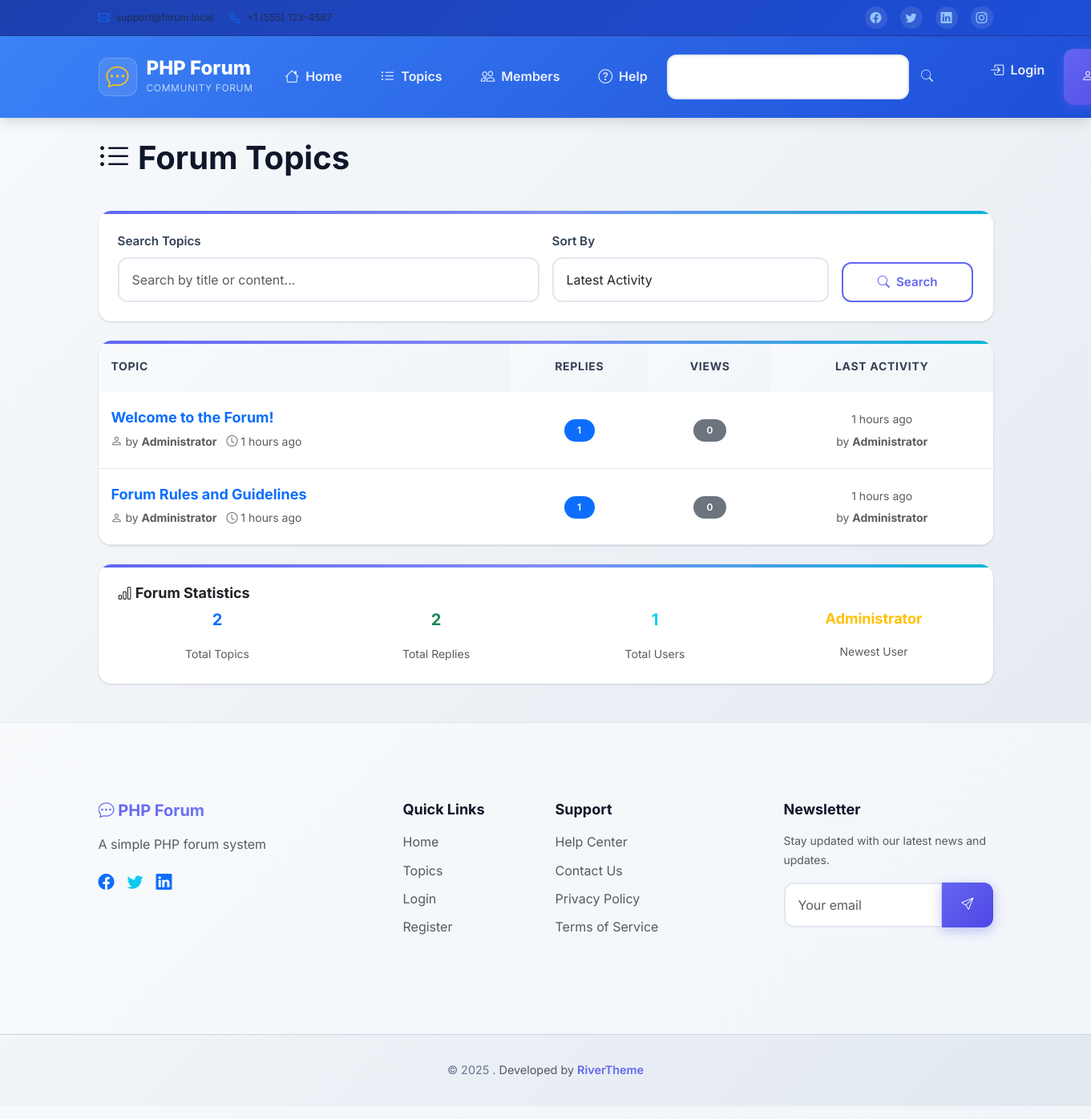
The app's page /public/forum/topics.php with its own data.
### tables this page shows
CREATE TABLE topics (
    id INT AUTO_INCREMENT PRIMARY KEY,
    title VARCHAR(255) NOT NULL,
    content TEXT NOT NULL,
    user_id INT NOT NULL,
    created_at TIMESTAMP DEFAULT CURRENT_TIMESTAMP,
    updated_at TIMESTAMP DEFAULT CURRENT_TIMESTAMP ON UPDATE CURRENT_TIMESTAMP,
    is_locked BOOLEAN DEFAULT FALSE,
    is_pinned BOOLEAN DEFAULT FALSE,
    view_count INT DEFAULT 0,
    reply_count INT DEFAULT 0,
    last_reply_at TIMESTAMP NULL,
    last_reply_user_id INT NULL,
    FOREIGN KEY (user_id) REFERENCES users(id) ON DELETE CASCADE,
    FOREIGN KEY (last_reply_user_id) REFERENCES users(id) ON DELETE SET NULL,
    INDEX idx_created_at (created_at),
    INDEX idx_user_id (user_id),
    INDEX idx_pinned_created (is_pinned, created_at),
    INDEX idx_last_reply (last_reply_at),
    FULLTEXT idx_title_content (title, content)
);

CREATE TABLE users (
    id INT AUTO_INCREMENT PRIMARY KEY,
    username VARCHAR(50) NOT NULL UNIQUE,
    email VARCHAR(100) NOT NULL UNIQUE,
    password_hash VARCHAR(255) NOT NULL,
    display_name VARCHAR(100) NOT NULL,
    join_date TIMESTAMP DEFAULT CURRENT_TIMESTAMP,
    last_login TIMESTAMP NULL,
    is_active BOOLEAN DEFAULT TRUE,
    user_role ENUM('user', 'moderator', 'admin') DEFAULT 'user',
    INDEX idx_username (username),
    INDEX idx_email (email),
    INDEX idx_active (is_active)
);

### includes/functions.php (called while the page is built, shortened)
<?php
function sanitize_input($input) {
    return htmlspecialchars(trim($input), ENT_QUOTES, 'UTF-8');
}
function time_ago($date) {
    $time = time() - strtotime($date);
    if ($time < 86400) return floor($time/3600) . ' hours ago';
    return format_date($date);
}
?>

### public/forum/topics.php (the view, shortened to what this page needs)
<?php
$page = max(1, (int)($_GET['page'] ?? 1));
$search = trim($_GET['search'] ?? '');
$sort = $_GET['sort'] ?? 'latest';
$where_clause = "WHERE 1=1";
$params = [];
$sort_clause = match($sort) {
    'oldest' => 'ORDER BY t.is_pinned DESC, t.created_at ASC',
    'replies' => 'ORDER BY t.is_pinned DESC, t.reply_count DESC, t.created_at DESC',
    'views' => 'ORDER BY t.is_pinned DESC, t.view_count DESC, t.created_at DESC',
    default => 'ORDER BY t.is_pinned DESC, t.last_reply_at DESC, t.created_at DESC'
};
$db = getDB();
$count_sql = "SELECT COUNT(*) FROM topics t $where_clause";
$stmt = $db->prepare($count_sql);
$stmt->execute($params);
$total_topics = $stmt->fetchColumn();
$pagination = get_pagination($total_topics, TOPICS_PER_PAGE, $page);
$offset = $pagination['offset'];
$sql = "
    SELECT t.*,
           u.username, u.display_name as author_name,
           lr_u.display_name as last_reply_author
    FROM topics t
    JOIN users u ON t.user_id = u.id
    LEFT JOIN users lr_u ON t.last_reply_user_id = lr_u.id
    $where_clause
    $sort_clause
    LIMIT ? OFFSET ?
";
$params[] = TOPICS_PER_PAGE;
$params[] = $offset;
$stmt = $db->prepare($sql);
$stmt->execute($params);
$topics = $stmt->fetchAll();
include '../../includes/header.php';
?>
<div class="d-flex justify-content-between align-items-center mb-4">
    <h1><i class="bi bi-list-ul"></i> Forum Topics</h1>
</div>
<div class="card mb-4">
    <div class="card-body">
        <form method="GET" action="" class="row g-3">
            <div class="col-md-6">
                <label for="search" class="form-label">Search Topics</label>
                <input type="text" class="form-control" id="search" name="search"
                       value="<?php echo sanitize_input($search); ?>"
                       placeholder="Search by title or content...">
            </div>
            <div class="col-md-4">
                <label for="sort" class="form-label">Sort By</label>
                <select class="form-select" id="sort" name="sort">
                    <option value="latest" <?php echo $sort === 'latest' ? 'selected' : ''; ?>>Latest Activity</option>
                </select>
            </div>
            <div class="col-md-2 d-flex align-items-end">
                <button type="submit" class="btn btn-outline-primary w-100">
                    <i class="bi bi-search"></i> Search
                </button>
            </div>
        </form>
    </div>
</div>
<?php if (empty($topics)): ?>
    <div class="alert alert-info">
        <i class="bi bi-info-circle"></i>
        <?php if (!empty($search)): ?>
            No topics found matching your search criteria.
        <?php else: ?>
            No topics have been created yet.
            <?php if (is_logged_in()): ?>
                <a href="create_topic.php">Create the first topic!</a>
            <?php else: ?>
                <a href="auth/login.php">Login</a> to create the first topic!
            <?php endif; ?>
        <?php endif; ?>
    </div>
<?php else: ?>
    <div class="card">
        <div class="table-responsive">
            <table class="table table-hover mb-0">
                <thead class="table-light">
                    <tr>
                        <th>Topic</th>
                        <th class="text-center d-none d-md-table-cell">Replies</th>
                        <th class="text-center d-none d-md-table-cell">Views</th>
                        <th class="text-center">Last Activity</th>
                    </tr>
                </thead>
                <tbody>
                    <?php foreach ($topics as $topic): ?>
                        <tr>
                            <td>
                                <div class="d-flex align-items-start">
                                    <div class="flex-grow-1">
                                        <h6 class="mb-1">
                                            <a href="view_topic.php?id=<?php echo $topic['id']; ?>" class="text-decoration-none">
                                                <?php echo sanitize_input($topic['title']); ?>
                                            </a>
                                        </h6>
                                        <small class="text-muted">
                                            <i class="bi bi-person"></i> by <strong><?php echo sanitize_input($topic['author_name']); ?></strong>
                                            <i class="bi bi-clock ms-2"></i> <?php echo time_ago($topic['created_at']); ?>
                                        </small>
                                    </div>
                                </div>
                            </td>
                            <td class="text-center d-none d-md-table-cell">
                                <span class="badge bg-primary"><?php echo $topic['reply_count']; ?></span>
                            </td>
                            <td class="text-center d-none d-md-table-cell">
                                <span class="badge bg-secondary"><?php echo $topic['view_count']; ?></span>
                            </td>
                            <td class="text-center">
                                <?php if ($topic['last_reply_at']): ?>
                                    <small class="text-muted">
                                        <?php echo time_ago($topic['last_reply_at']); ?><br>
                                        by <strong><?php echo sanitize_input($topic['last_reply_author']); ?></strong>
                                    </small>
                                <?php else: ?>
                                    <small class="text-muted">No replies</small>
                                <?php endif; ?>
                            </td>
                        </tr>
                    <?php endforeach; ?>
                </tbody>
            </table>
        </div>
    </div>
<?php endif; ?>
<div class="row mt-4">
    <div class="col-md-12">
        <div class="card">
            <div class="card-body">
                <h6 class="card-title"><i class="bi bi-bar-chart"></i> Forum Statistics</h6>
                <div class="row text-center">
                    <?php
                    $stmt = $db->query("SELECT COUNT(*) FROM topics");
                    $total_topics_count = $stmt->fetchColumn();
                    $stmt = $db->query("SELECT COUNT(*) FROM replies WHERE is_deleted = 0");
                    $total_replies_count = $stmt->fetchColumn();
                    $stmt = $db->query("SELECT COUNT(*) FROM users WHERE is_active = 1");
                    $total_users_count = $stmt->fetchColumn();
                    $stmt = $db->query("SELECT display_name FROM users WHERE is_active = 1 ORDER BY join_date DESC LIMIT 1");
                    $newest_user = $stmt->fetchColumn();
                    ?>
                    <div class="col-6 col-md-3">
                        <h5 class="text-primary"><?php echo $total_topics_count; ?></h5>
                        <small class="text-muted">Total Topics</small>
                    </div>
                    <div class="col-6 col-md-3">
                        <h5 class="text-success"><?php echo $total_replies_count; ?></h5>
                        <small class="text-muted">Total Replies</small>
                    </div>
                    <div class="col-6 col-md-3">
                        <h5 class="text-info"><?php echo $total_users_count; ?></h5>
                        <small class="text-muted">Total Users</small>
                    </div>
                    <div class="col-6 col-md-3">
                        <h6 class="text-warning"><?php echo sanitize_input($newest_user ?: 'None'); ?></h6>
                        <small class="text-muted">Newest User</small>
                    </div>
                </div>
            </div>
        </div>
    </div>
</div>
<?php include '../../includes/footer.php'; ?>

### public/css/style.css (style rules this page uses)
:root { --primary-color: #6366f1; --primary-dark: #4f46e5; --primary-light: #818cf8; --secondary-color: #64748b; --success-color: #10b981; --danger-color: #ef4444; --warning-color: #f59e0b; --info-color: #06b6d4; --light-color: #f8fafc; --dark-color: #1e293b; --gray-50: #f8fafc; --gray-100: #f1f5f9; --gray-200: #e2e8f0; --gray-300: #cbd5e1; --gray-400: #94a3b8; --gray-500: #64748b; --gray-600: #475569; --gray-700: #334155; --gray-800: #1e293b; --gray-900: #0f172a; --border-radius: 12px; --border-radius-lg: 16px; --border-radius-xl: 20px; --box-shadow: 0 1px 3px 0 rgba(0, 0, 0, 0.1), 0 1px 2px 0 rgba(0, 0, 0, 0.06); --box-shadow-lg: 0 10px 15px -3px rgba(0, 0, 0, 0.1), 0 4px 6px -2px rgba(0, 0, 0, 0.05); --box-shadow-xl: 0 20px 25px -5px rgba(0, 0, 0, 0.1), 0 10px 10px -5px rgba(0, 0, 0, 0.04); --transition: all 0.3s cubic-bezier(0.4, 0, 0.2, 1); --transition-fast: all 0.15s cubic-bezier(0.4, 0, 0.2, 1); }
* { box-sizing: border-box; }
body { font-family: 'Inter', -apple-system, BlinkMacSystemFont, 'Segoe UI', Roboto, 'Helvetica Neue', Arial, sans-serif; line-height: 1.7; color: var(--gray-800); background: linear-gradient(135deg, #f8fafc 0%, #e2e8f0 100%); min-height: 100vh; font-size: 16px; font-weight: 400; }
h1, h2, h3, h4, h5, h6 { font-weight: 700; line-height: 1.3; color: var(--gray-900); margin-bottom: 1rem; }
h1 { font-size: 2.5rem; }
h5 { font-size: 1.25rem; }
h6 { font-size: 1.125rem; }
.card { border: none; border-radius: var(--border-radius-lg); box-shadow: var(--box-shadow); transition: var(--transition); overflow: hidden; background: white; position: relative; }
.card::before { content: ''; position: absolute; top: 0; left: 0; right: 0; height: 4px; background: linear-gradient(90deg, var(--primary-color), var(--primary-light), var(--info-color)); }
.card-body { padding: 1.5rem; }
.btn { border-radius: var(--border-radius); font-weight: 600; padding: 0.75rem 1.5rem; transition: var(--transition); border: none; position: relative; overflow: hidden; text-decoration: none; display: inline-flex; align-items: center; justify-content: center; gap: 0.5rem; font-size: 0.95rem; }
.btn::before { content: ''; position: absolute; top: 0; left: -100%; width: 100%; height: 100%; background: linear-gradient(90deg, transparent, rgba(255, 255, 255, 0.3), transparent); transition: left 0.6s; }
.btn-outline-primary { border: 2px solid var(--primary-color); color: var(--primary-color); background: transparent; }
.form-control { border-radius: var(--border-radius); border: 2px solid var(--gray-200); padding: 0.875rem 1rem; transition: var(--transition); background: white; font-size: 1rem; }
.form-label { font-weight: 600; color: var(--gray-700); margin-bottom: 0.5rem; font-size: 0.95rem; }
.form-select { border-radius: var(--border-radius); border: 2px solid var(--gray-200); padding: 0.875rem 1rem; transition: var(--transition); background: white; }
.table { border-radius: var(--border-radius-lg); overflow: hidden; box-shadow: var(--box-shadow); background: white; }
.table-hover tbody tr { transition: var(--transition-fast); }
.table th { background: linear-gradient(135deg, var(--gray-50), var(--gray-100)); font-weight: 700; border: none; padding: 1.25rem 1rem; color: var(--gray-700); text-transform: uppercase; font-size: 0.875rem; letter-spacing: 0.05em; }
.table td { padding: 1.25rem 1rem; border: none; border-bottom: 1px solid var(--gray-200); vertical-align: middle; }
.badge { border-radius: 20px; padding: 0.5rem 1rem; font-weight: 600; font-size: 0.75rem; text-transform: uppercase; letter-spacing: 0.05em; }
.fade-in-up { animation: fadeInUp 0.6s ease-out; }

### records on screen
topics: title "Welcome to the Forum!", user.display_name "Administrator", created_at "1 hours ago", reply_count "1", view_count "0", last_reply_at "1 hours ago"
topics: title "Forum Rules and Guidelines", user.display_name "Administrator", created_at "1 hours ago", reply_count "1", view_count "0", last_reply_at "1 hours ago"
users: display_name "Administrator"

### other values on screen
SITE_NAME "PHP Forum"
$total_topics_count "2"
$total_replies_count "2"
$total_users_count "1"
SITE_DESCRIPTION "A simple PHP forum system"
